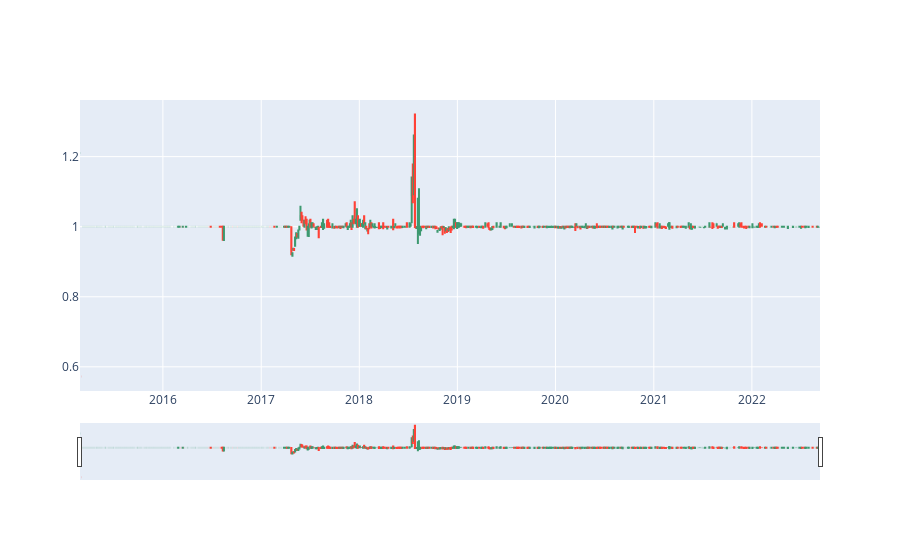

Notebook cell for this chart:
### Markdown cell above
tether's candlestick chart :

### Code cell
plot_candlestick(tether_df)

### Figure 1 — Plotly figure (JSON) as saved in the notebook; plotly's stock layout.template omitted (floating-point values rounded to 4 significant figures; data arrays with more than 128 entries replaced by an {"elided": "..."} marker saying what was removed)
{"data": [{"close": {"elided": "717 float values"}, "high": {"elided": "717 float values"}, "low": {"elided": "717 float values"}, "open": {"elided": "717 float values"}, "type": "candlestick", "x": {"elided": "717 str values"}}], "layout": {}}
